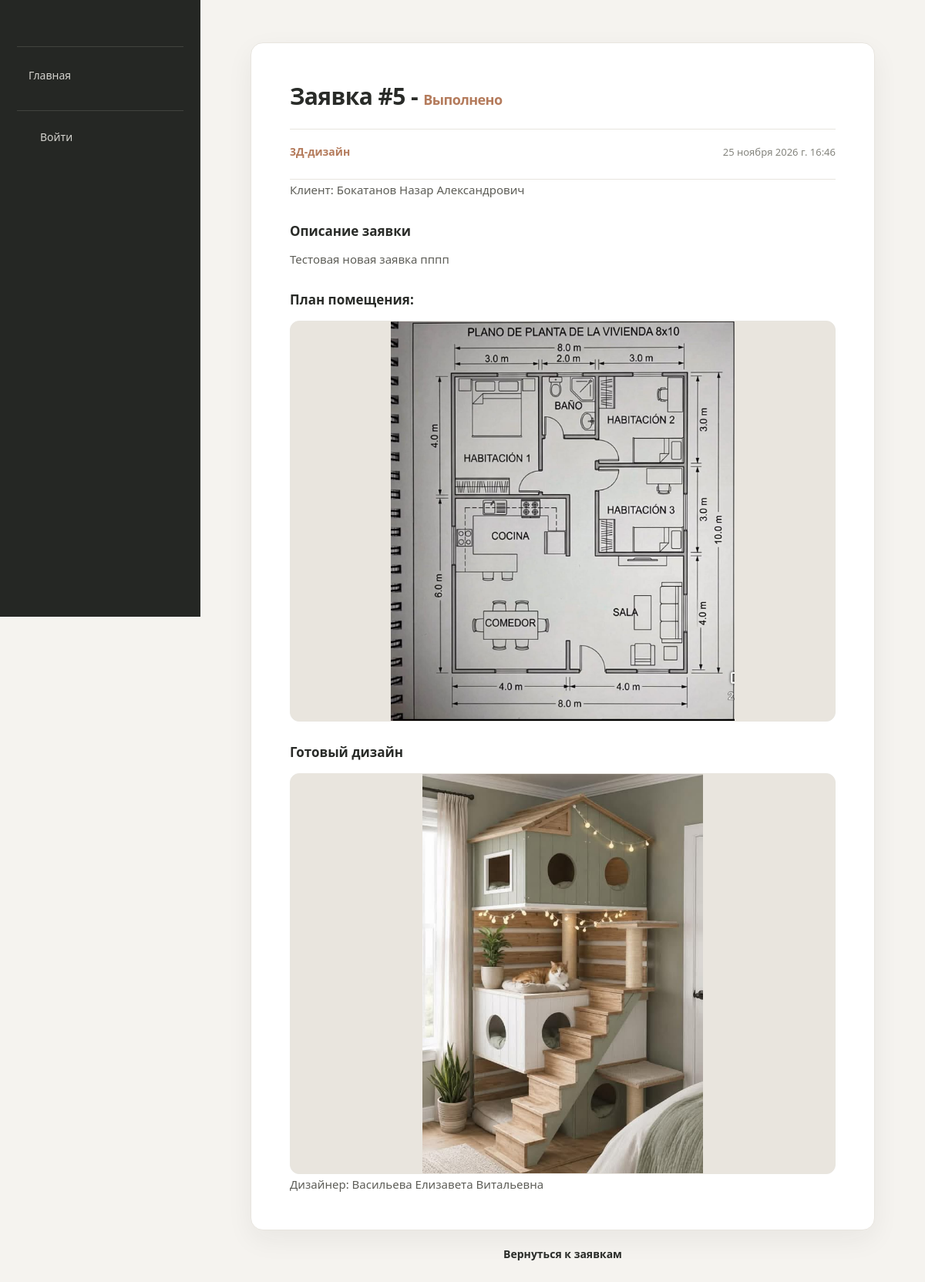
/creative_space/submissions/5/, run on the app's committed database.
### creative_space/models.py (models this page shows, shortened)
class Submission(models.Model):
    client = models.ForeignKey(Client, verbose_name="Клиент", on_delete=models.SET_NULL, null=True)
    category = models.ForeignKey(Category, verbose_name="Категория",on_delete=models.CASCADE, help_text="Категория заявки (что требуется сделать по заявке)")
    description = models.TextField("Описание", help_text="Предпочтения и пожелания к дизайну.")
    floor_plan=models.ImageField(
        "План помещения",
        upload_to='floor_plan/%Y/%m',
        help_text="План помещения.",
        validators=[
            FileExtensionValidator(
                allowed_extensions=['png', 'jpg', 'jpeg', 'bmp'],
                message="Допустимые форматы: JPG, JPEG, PNG, BMP.",),
            validate_image_size,],
        )
    created_at = models.DateTimeField(auto_now_add=True, help_text="Дата создания заявки")
    WORK_STATUS = [
        ('n', 'Новый'),
        ('w', 'В работе'),
        ('r', "Выполнено"),
    ]
    status = models.CharField("Статус заявки", max_length=1, choices=WORK_STATUS, default='n')

class Category(models.Model):
    name = models.CharField("Категория", max_length=50, help_text="Категория заявки.")
    class Meta:
        ordering = ('name',)
    def __str__(self):
        return self.name

class Client(models.Model):
    user = models.OneToOneField(User, verbose_name="Пользователь", on_delete=models.CASCADE)
    patronymic = models.CharField("Отчество", max_length=100, blank=True)
    is_agree_to_processing_data = models.BooleanField("Согласие на обработку данных", default=False)
    class Meta:
        ordering = ('user__last_name',)
    def __str__(self):
        if self.patronymic:
            return  f'{self.user.last_name} {self.user.first_name} {self.patronymic}'
        elif self.user.first_name or self.user.last_name:
            return f'{self.user.last_name} {self.user.first_name}'
        else:
            return f'{self.user.username}'

class Design(models.Model):
    designer = models.ForeignKey(Client, verbose_name="Дизайнер",on_delete=models.SET_NULL, null=True)
    design_photo = models.ImageField("Дизайн", upload_to='design_photos/%Y/%m', blank=True, null=True, help_text="Фотография готового дизайна (заявка получит статус 'Выполненно').")
    comment = models.TextField("Комментарий", blank=True, null=True, help_text="Введите комментарий по заявке (заявка получит статус 'В работе')")
    submission = models.OneToOneField(Submission, on_delete=models.SET_NULL, null=True, help_text="Заявка, для которой нужен дизайн.")

### creative_space/views.py (the view)
# urls.py: path('submissions/<int:pk>/', views.SubmissionDetailView.as_view(), name='submission-detail'),
class SubmissionDetailView(generic.DetailView):
    model = Submission
    template_name = 'creative_space/submission_detail.html'

### creative_space/templates/creative_space/submission_detail.html (shortened to what this page needs)
{% extends 'base_generic.html' %}
{% block sidebar %}
    {{ block.super }}
{% endblock %}
{% block content %}
    <section class="submission-detail">
        <h1>Заявка #{{submission.id}} - <span class="status">{{submission.get_status_display}}</span></h1>
        <div class="submission-info">
            <p>{{submission.category}}</p>
            <time>{{submission.created_at}}</time>
        </div>
        <p>Клиент: {{submission.client}}</p>
        <h3>Описание заявки</h3>
        <p>{{ submission.description }}</p>
        <h3>План помещения:</h3>
        <div class="floor_plan"><img src="{{submission.floor_plan.url}}" alt="План помещения"></div>
        {% if submission.status == 'r' %}
            <h3>Готовый дизайн</h3>
            <div class="design-photo"><img src="{{submission.design.design_photo.url}}" alt="Готовая работа"></div>
            <p>Дизайнер: {{ submission.design.designer }}</p>
        {% endif %}
    </section>
    {% if 'all_submissions' in request.META.HTTP_REFERER %}
      <a href="{% url 'all_submissions' %}" class="alternative-link">Вернуться к заявкам</a>
    {% elif 'my_submissions' in request.META.HTTP_REFERER %}
      <a href="{% url 'my_submissions' %}" class="alternative-link">Вернуться к заявкам</a>
    {% elif 'profile' in request.META.HTTP_REFERER %}
      <a href="{% url 'profile' %}" class="alternative-link">Вернуться в профиль</a>
    {% else %}
      <a href="{% if user.is_staff %}{% url 'all_submissions' %}{% else %}{% url 'my_submissions' %}{% endif %}" class="alternative-link">Вернуться к заявкам</a>
    {% endif %}
{% endblock %}

### creative_space/static/css/styles.css (style rules this page uses)
:root { --bg-color: #f5f3ef; --sidebar-color: #252724; --sidebar-hover: #383b36; --primary-color: #b47b5c; --primary-hover: #996448; --text-color: #292b28; --muted-color: #85857e; --card-color: #ffffff; --border-color: #e8e5df; --sidebar-width: 260px; --radius: 12px; --transition: 0.25s ease; }
* { margin: 0; padding: 0; box-sizing: border-box; }
body { font-family: "Segoe UI", Arial, sans-serif; background-color: var(--bg-color); color: var(--text-color); line-height: 1.6; }
.status { color: var(--primary-color); font-size: 14px; font-weight: 500; }
.design-photo { width: 100%; height: 260px; overflow: hidden; background-color: #e9e5de; }
.design-photo img { display: block; width: 100%; height: 100%; object-fit: cover; transition: transform 0.5s ease; }
.submission-info { display: flex; justify-content: space-between; align-items: center; padding: 18px 23px 10px; }
.submission-info p { color: var(--primary-color); font-size: 13px; font-weight: 600; }
.submission-info time { color: var(--muted-color); font-size: 12px; }
.container .alternative-link { display: block; width: fit-content; margin: 20px auto; border-radius: 8px; color: var(--text-color); font-size: 14px; font-weight: 600; text-decoration: none; transition: var(--transition); }
.submission-detail { max-width: 820px; margin: 0 auto; padding: 45px 50px; background-color: var(--card-color); border: 1px solid var(--border-color); border-radius: 16px; box-shadow: 0 12px 35px rgba(40, 38, 32, 0.06); }
.submission-detail h1 { font-size: 30px; font-weight: 600; letter-spacing: -0.6px; color: var(--text-color); padding-bottom: 18px; border-bottom: 1px solid var(--border-color); }
.submission-detail h1 .status { font-size: 18px; font-weight: 600; }
.submission-detail .submission-info { padding: 18px 0 24px; border-bottom: 1px solid var(--border-color); }
.submission-detail .submission-info p { font-size: 14px; }
.submission-detail .submission-info time { font-size: 13px; }
.submission-detail h3 { margin: 26px 0 10px; font-size: 17px; font-weight: 600; color: var(--text-color); }
.submission-detail > p { color: #5e5e58; font-size: 15px; line-height: 1.75; }
.submission-detail .design-photo { height: auto; max-height: 520px; margin-top: 14px; border-radius: var(--radius); border: 1px solid var(--border-color); }
.submission-detail .design-photo img { max-height: 520px; object-fit: contain; }
.floor_plan > img { display: block; width: 100%; max-height: 520px; margin-top: 14px; object-fit: contain; background-color: #e9e5de; border: 1px solid var(--border-color); border-radius: var(--radius); }

### data on the page
Submission: id "5", status "Выполнено", category "3Д-дизайн", created_at "25 ноября 2026 г. 16:46", client "Бокатанов Назар Александрович", description "Тестовая новая заявка пппп", floor_plan (picture), design.design_photo (picture), design.designer "Васильева Елизавета Витальевна"
